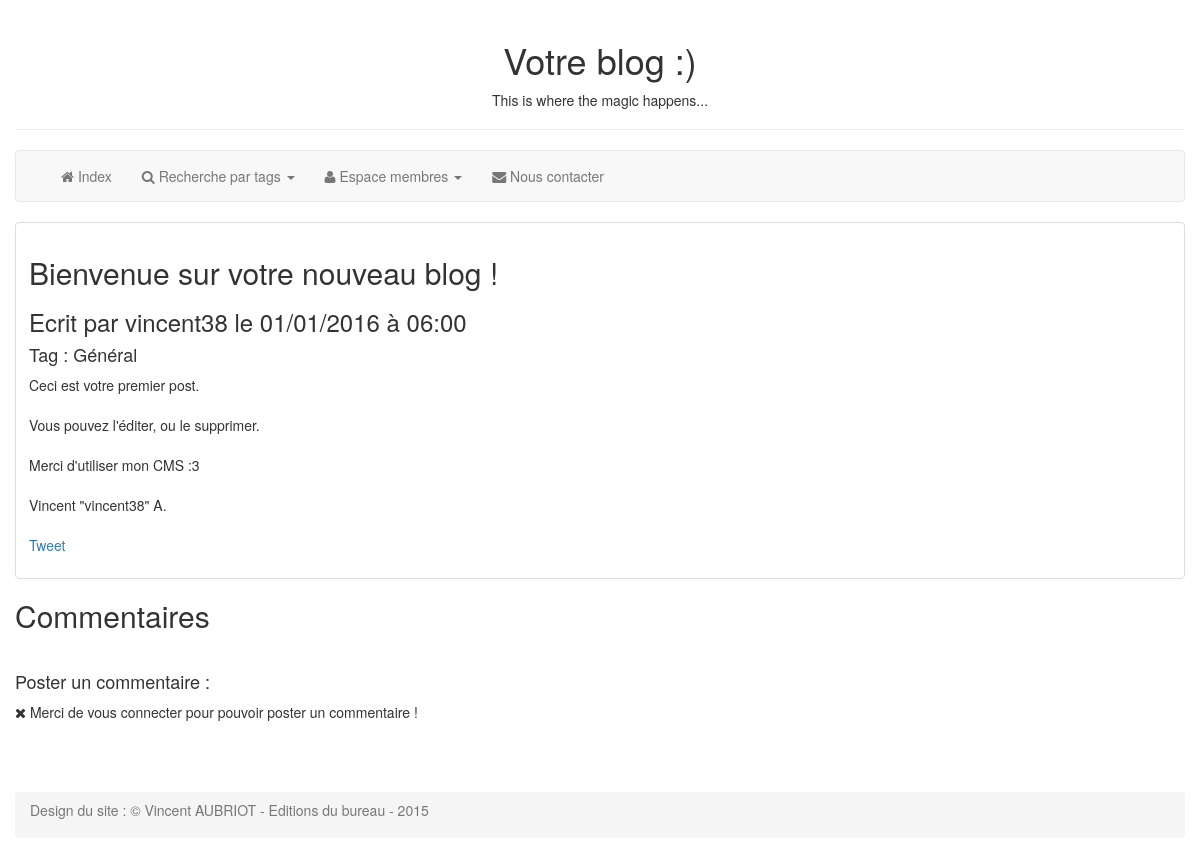
Page /commentaires.php?id=1 on the committed database.
### tables this page shows
CREATE TABLE IF NOT EXISTS `billets` (
  `id` int(11) NOT NULL AUTO_INCREMENT,
  `titre` varchar(255) NOT NULL,
  `auteur` varchar(255) NOT NULL,
  `contenu` text NOT NULL,
  `date_creation` datetime NOT NULL,
  `image` varchar(255) NOT NULL,
  `available` tinyint(1) NOT NULL,
  `categorie` int(11) NOT NULL,
  PRIMARY KEY (`id`)
);

CREATE TABLE IF NOT EXISTS `categories` (
  `id` int(11) NOT NULL AUTO_INCREMENT,
  `nom` varchar(255) NOT NULL,
  `mode` int(11) NOT NULL,
  PRIMARY KEY (`id`)
);

### modele/fonctionsdb.php (called while the page is built, shortened)
<?php
function AffichageBillet($id){
	global $base;
	$askForPosts = $base->prepare("SELECT titre, auteur, contenu, id, DATE_FORMAT(DATE_ADD(date_creation, INTERVAL 6 HOUR), 'le %d/%m/%Y à %H:%i') AS datewrote, image, available FROM billets WHERE id = :id");
	$askForPosts->execute(array("id"=>$id));
	$returnedData = $askForPosts->fetch();
	return $returnedData;
}
function Categorie($post){
	global $base;
	$cat = $base->prepare("SELECT categories.nom AS cat FROM categories, billets WHERE categories.id = billets.categorie AND billets.id = :post");
	$cat->execute(array("post"=>$post));
	$sendcat = $cat->fetch();
	return $sendcat["cat"];
}

### commentaires.php (called while the page is built)
<?php
include_once("controleur/commentaires.php");
?>

### controleur/apivariables.php (called while the page is built, shortened)
<?php
$twitter_account = "your_twitter_account";

### vue/commentaires.php (the view, shortened to what this page needs)
<?php
include_once("includes/header.php");
?>
<?php
	if (!empty($billets["id"]))
	{
		?>
			<div class="thumbnail">
				<?php
					$billets["contenu"] = preg_replace("#\[alert=(success|info|warning|danger)\](.+)\[/alert\]#isU","<div class=\"alert alert-$1\" role=\"alert\">$2</div>",$billets["contenu"]);
					$billets["contenu"] = preg_replace("#\[b\](.+)\[/b\]#isU","<strong>$1</strong>",$billets["contenu"]);
					$billets["contenu"] = preg_replace("#\[i\](.+)\[/i\]#isU","<em>$1</em>",$billets["contenu"]);
					$billets["contenu"] = preg_replace("#\[color=(blue|red|green|\#[a-z0-9]{6})\](.+)\[/color\]#isU","<span style=\"color: $1\">$2</span>",$billets["contenu"]);
					$billets["contenu"] = preg_replace("#url!(https?://[a-z0-9._/-]+[a-z0-9A-Z&\?._=-]*)#i", "<a href='$1'>$1</a>", $billets["contenu"]);
					$billets["contenu"] = preg_replace("#\[img=(.+)\](https?://[a-z0-9._/-]+[a-z0-9A-Z&\?._=-]*)\[/img\]#isU", "<img src='$2' alt='$1'/>", $billets["contenu"]);
					$billets["contenu"] = preg_replace("#(\\\')#i","'", $billets["contenu"]);
					$billets["contenu"] = preg_replace('#(\\\")#i','"', $billets["contenu"]);
					$billets["titre"] = preg_replace("#(\\\')#i","'", $billets["titre"]);
					$billets["titre"] = preg_replace('#(\\\")#i','"', $billets["titre"]);
				?>
				<div class="caption">
					<h2><?php echo $billets["titre"]; ?></h2>
					<h3>Ecrit par <?php echo $billets["auteur"]; ?> <?php echo $billets["datewrote"]; ?></h3>
					<h4>Tag : <?php echo Categorie($_GET["id"]); ?></h4>
					<?php echo nl2br($billets["contenu"]); ?><br /><br />
					<p>
						<a href="https://twitter.com/share" class="twitter-share-button" data-via="<?php echo $twitter_account; ?>" data-size="large">Tweet</a>
					</p>
				</div>
			</div>
		<?php
	}
	else
	{
		echo "<div class=\"alert alert-danger\" role=\"alert\">[ERREUR] Aucun post ne porte l'ID renseignée. Celui-ci n'existe pas (ou plus). Sorry :/</div>";
		include_once("includes/footer.php");
		die;
	}
?>
<h2>Commentaires</h2>
<br />
<?php
	if ($form == true)
	{
		?>
		<form method="post" action="commentaires.php?id=<?php if (isset($_POST["id"])) {echo $_POST["id"];} else {echo $_GET["id"];} ?>">
			<h4>Poster un commentaire :</h4>
			<div class="form-group">
				<label for="auteur">Pseudonyme : </label>
				<input disabled type="text" name="auteur" id="auteur" class="form-control" value="<?php echo $_SESSION["pseudo"]; ?>">
			</div>
			<div class="form-group">
				<label for="commentaire">Commentaire (130 caractères maximum) : </label>
				<input type="text" class="form-control" name="commentaire" id="commentaire" maxlength="130" />
			</div>
			<input type="hidden" name="id_billet" id="titre" value="<?php echo $_GET["id"]; ?>">
			<button type="submit" class="btn btn-success">
                <i class="fa fa-commenting"></i> Envoyer le commentaire
            </button>
		</form>
		<?php
	}
	else
	{
		echo $error;
	}
	?>
	<?php
	include_once("includes/footer.php");
?>

### rows in the picture
billets: titre "Bienvenue sur votre nouveau blog !", auteur "vincent38", contenu "Ceci est votre premier post. Vous pouvez l'éditer, ou le supprimer. Merci d'utiliser mon CMS :3 Vincent \"vincent38\" A."
categories: nom "Général"

### other values in the picture
$billets["datewrote"] "le 01/01/2016 à 06:00"
